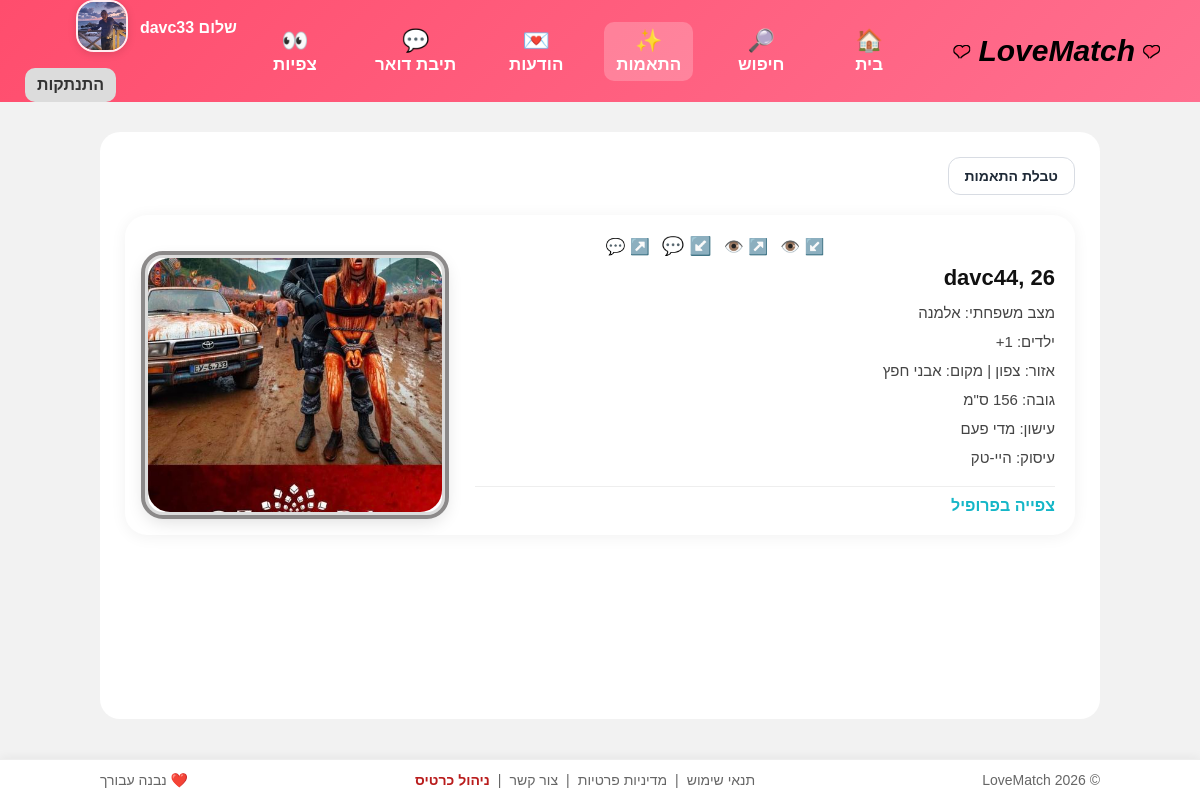
The app's page /?page=advanced_search (signed in) with its own data.
### tables this page shows
CREATE TABLE `user_pics` (
  `Pic_Num` int(11) NOT NULL,
  `Id` int(11) DEFAULT NULL,
  `Pic_Name` varchar(45) DEFAULT NULL,
  `Pic_Title` varchar(45) DEFAULT NULL,
  `Pic_Status` tinyint(1) DEFAULT NULL,
  `Pic_Status_Str` varchar(45) DEFAULT NULL,
  `Main_Pic` tinyint(1) DEFAULT NULL,
  `Main_Pic_Str` varchar(45) DEFAULT NULL
);

CREATE TABLE `users_profile` (
  `Id` int(11) NOT NULL,
  `Open_Date` date DEFAULT NULL,
  `Gender_Id` tinyint(4) DEFAULT NULL,
  `Gender_Str` text DEFAULT NULL,
  `DOB` date DEFAULT NULL,
  `Name` varchar(45) DEFAULT NULL,
  `Pass` varchar(255) DEFAULT NULL,
  `Email` varchar(45) DEFAULT NULL,
  `Zone_Id` tinyint(4) DEFAULT 0,
  `Zone_Str` text DEFAULT NULL,
  `Place_Id` int(11) DEFAULT 0,
  `Place_Str` text DEFAULT NULL,
  `Email_Validation` bit(1) DEFAULT NULL,
  `Family_Status_Id` tinyint(4) DEFAULT 0,
  `Family_Status_Str` text DEFAULT NULL,
  `Economic_Id` tinyint(4) DEFAULT 0,
  `Economic_Str` text DEFAULT NULL,
  `Occupation_Id` tinyint(4) DEFAULT 0,
  `Occupation_Str` text DEFAULT NULL,
  `Childs_Pos_Id` tinyint(4) DEFAULT 0,
  `Childs_Pos_Str` text DEFAULT NULL,
  `Childs_Num_Id` tinyint(4) DEFAULT 0,
  `Childs_Num_Str` text DEFAULT NULL,
  `Education_Id` tinyint(4) DEFAULT NULL,
  `Education_Str` text DEFAULT NULL,
  `Religion_Id` tinyint(4) DEFAULT 0,
  `Religion_Str` text DEFAULT NULL,
  `Religion_Ref_Id` tinyint(4) DEFAULT NULL,
  `Religion_Ref_Str` text DEFAULT NULL,
  `Origin_Id` tinyint(4) DEFAULT NULL,
  `Origin_Str` text DEFAULT NULL,
  `lang1` text DEFAULT NULL,
  `lang2` text DEFAULT NULL,
  `Hobbies` tinytext DEFAULT NULL,
  `Spending` tinytext DEFAULT NULL,
  `Politics_Id` tinyint(4) DEFAULT NULL,
  `Politics_Str` text DEFAULT NULL,
  `Smoking_Habbit_Id` tinyint(4) DEFAULT NULL,
  `Smoking_Habbit_Str` text DEFAULT NULL,
  `Drinking_Habbit_Id` tinyint(4) DEFAULT 0,
  `Drinking_Habbit_Str` text DEFAULT NULL,
  `Vegitrain_Id` tinyint(4) DEFAULT NULL,
  `Vegitrain_Str` text DEFAULT NULL,
  `Height_Id` tinytext DEFAULT NULL,
  `Height_Str` text DEFAULT NULL,
  `Weight_Id` tinyint(4) DEFAULT 0,
  `Weight_Str` text DEFAULT NULL,
  `Hair_Type_Id` tinyint(4) DEFAULT 0,
  `Hair_Type_Str` text DEFAULT NULL,
  `Hair_Color_Id` tinyint(4) DEFAULT 0,
  `Hair_Color_Str` text DEFAULT NULL,
  `Body_Type_Id` tinyint(4) DEFAULT 0,
  `Body_Type_Str` text DEFAULT NULL,
  `Look_Type_Id` tinyint(4) DEFAULT 0,
  `Look_Type_Str` text DEFAULT NULL,
  `Who_Am_I` mediumtext DEFAULT NULL,
  `I_Looking_For` mediumtext DEFAULT NULL,
  `Ideal_Relation_Is` mediumtext DEFAULT NULL,
  `Age` tinyint(4) DEFAULT NULL,
  `Login_Date` date DEFAULT NULL,
  `Login_Time` time DEFAULT NULL,
  `Send_Me_Mail_For_Msg` tinyint(4) DEFAULT 1,
  `Favorite_Movies` text DEFAULT NULL,
  `Favorite_TV` text DEFAULT NULL,
  `Favorite_Books` text DEFAULT NULL,
  `zodiac` text DEFAULT NULL,
  `email_verified` tinyint(1) NOT NULL DEFAULT 0,
  `verification_token` varchar(255) DEFAULT NULL,
  `verification_sent_at` datetime DEFAULT NULL,
  `look_gender` int(11) DEFAULT NULL,
  `Sport` text DEFAULT NULL,
  `last_seen` datetime DEFAULT NULL,
  `Is_Frozen` tinyint(1) NOT NULL DEFAULT 0
);

### advanced_search.php (the view, shortened to what the rows shown need)
<?php
require_once __DIR__ . '/config/config.php';
require_once __DIR__ . '/includes/profile_helpers.php';
$userId = (int)($_SESSION['user_id'] ?? 0);
function e($v): string {
    return htmlspecialchars((string)$v, ENT_QUOTES, 'UTF-8');
}
function pref_json_to_array($value): array {
    if ($value === null || $value === '') {
        return [];
    }
    $decoded = json_decode((string)$value, true);
    return is_array($decoded) ? array_map('strval', $decoded) : [];
}
$currentGenderId = null;
if ($userId > 0) {
    try {
        $stmt = $pdo->prepare("
            SELECT Gender_Id
            FROM users_profile
            WHERE Id = :id
            LIMIT 1
        ");
        $stmt->execute([':id' => $userId]);
        $currentGenderId = $stmt->fetchColumn();
        $currentGenderId = ($currentGenderId !== false) ? (int)$currentGenderId : null;
    } catch (Throwable $e) {
        $currentGenderId = null;
    }
}
$prefs = [
    'age_min'       => 25,
    'age_max'       => 65,
    'height_min'    => 140,
    'height_max'    => 220,
    'children'      => '',
    'zone'          => [],
    'religion'      => [],
    'religion_ref'  => [],
    'smoking'       => [],
    'drinking'      => [],
    'family_status' => [],
    'body_type'     => [],
    'vegitrain'     => [],
];
if ($userId > 0) {
    try {
        $stmt = $pdo->prepare("
            SELECT *
            FROM user_search_preferences
            WHERE user_id = :uid
            LIMIT 1
        ");
        $stmt->execute([':uid' => $userId]);
        $row = $stmt->fetch(PDO::FETCH_ASSOC);
        if ($row) {
            $prefs['age_min']       = isset($row['age_min']) ? (int)$row['age_min'] : 25;
            $prefs['age_max']       = isset($row['age_max']) ? (int)$row['age_max'] : 65;
            $prefs['height_min']    = isset($row['height_min']) ? (int)$row['height_min'] : 140;
            $prefs['height_max']    = isset($row['height_max']) ? (int)$row['height_max'] : 220;
            $prefs['children']      = (string)($row['children'] ?? '');
            foreach (['zone', 'religion', 'religion_ref', 'smoking', 'drinking', 'family_status', 'body_type', 'vegitrain'] as $jsonField) {
                $prefs[$jsonField] = pref_json_to_array($row[$jsonField] ?? null);
            }
        }
    } catch (Throwable $e) {
    }
}
$wantedGenderId = null;
if ($currentGenderId === 1) {
    $wantedGenderId = 2;
} elseif ($currentGenderId === 2) {
    $wantedGenderId = 1;
}
$results = [];
try {
    $sql = "
        SELECT u.*
        FROM users_profile u
        WHERE u.Id <> :me
          AND u.Is_Frozen = 0
    ";
    $params = [
        ':me' => $userId,
    ];
    if ($wantedGenderId !== null) {
        $sql .= " AND u.Gender_Id = :wanted_gender";
        $params[':wanted_gender'] = $wantedGenderId;
    }
    $sql .= "
        AND NOT EXISTS (
            SELECT 1
            FROM blocked_users bu
            WHERE (bu.Id = u.Id AND bu.Blocked_ById = :me)
               OR (bu.Id = :me AND bu.Blocked_ById = u.Id)
        )
    ";
    $sql .= " AND TIMESTAMPDIFF(YEAR, u.DOB, CURDATE()) BETWEEN :age_min AND :age_max";
    $params[':age_min'] = (int)$prefs['age_min'];
    $params[':age_max'] = (int)$prefs['age_max'];
    if (!empty($prefs['zone'])) {
        $placeholders = [];
        foreach (array_values($prefs['zone']) as $i => $val) {
            $ph = ':zone_' . $i;
            $placeholders[] = $ph;
            $params[$ph] = (int)$val;
        }
        $sql .= " AND u.Zone_Id IN (" . implode(',', $placeholders) . ")";
    }
    $sql .= " ORDER BY u.Id DESC LIMIT 40";
    $stmt = $pdo->prepare($sql);
    $stmt->execute($params);
    $results = $stmt->fetchAll(PDO::FETCH_ASSOC);
} catch (Throwable $e) {
    $results = [];
}
?>
<main class="page-shell">
    <section class="search-container">
        <div class="results">
            <?php if (!$results): ?>
                <div class="no-results">לא נמצאו תוצאות</div>
            <?php else: ?>
                <?php foreach ($results as $user): ?>
                    <?php
                    $cardId = '';
                    $cardActionsHtml = '<a href="/?page=profile&id=' . (int)$user['Id'] . '" class="view-card-profile-link">צפייה בפרופיל</a>';
                    $user['Image'] = getMainProfileImage($pdo, (int)$user['Id']);
                    $user['is_online'] = is_user_online($pdo, (int)$user['Id']);
                    include __DIR__ . '/includes/view_card.php';
                    ?>
                <?php endforeach; ?>
            <?php endif; ?>
        </div>
    </section>
</main>

### includes/header.php (shortened to what the rows shown need)
<?php
require_once __DIR__ . '/../config/config.php';
$sessionUserId   = (int)($_SESSION['user_id'] ?? 0);
$sessionUserName = trim((string)($_SESSION['user_name'] ?? ($_SESSION['username'] ?? '')));
$headerAvatar = '/images/default_male.svg';
if ($sessionUserId > 0) {
    try {
        $stmt = $pdo->prepare("
            SELECT Pic_Name
            FROM user_pics
            WHERE Id = :id
              AND Main_Pic = 1
              AND Pic_Status = 1
            LIMIT 1
        ");
        $stmt->execute([':id' => $sessionUserId]);
        $pic = $stmt->fetchColumn();
        if ($pic) {
            $headerAvatar = '/uploads/' . ltrim((string)$pic, '/');
        }
    } catch (Throwable $e) {
    }
}
$isDefaultHeaderAvatar =
    str_contains($headerAvatar, 'default_male.svg') ||
    str_contains($headerAvatar, 'default_female.svg');
?>
<header class="site-header">
    <div class="auth">
        <?php if ($sessionUserId > 0): ?>
            <span class="welcome-user">
                שלום <?= htmlspecialchars($sessionUserName ?: 'משתמש', ENT_QUOTES, 'UTF-8') ?>
            </span>
            <a href="/?page=profile&id=<?= $sessionUserId ?>&edit=1" class="header-avatar-link">
                <img
                    src="<?= htmlspecialchars($headerAvatar, ENT_QUOTES, 'UTF-8') ?>"
                    class="header-avatar<?= $isDefaultHeaderAvatar ? ' header-avatar-default' : '' ?>"
                    alt="תמונת משתמש">
            </a>
            <a href="logout.php" class="auth-btn logout-btn">התנתקות</a>
        <?php else: ?>
            <a href="?page=login" class="auth-btn">התחברות</a>
            <a href="?page=register" class="auth-btn">הרשמה</a>
        <?php endif; ?>
    </div>
</header>

### includes/view_card.php (shortened to what the rows shown need)
<?php
$id         = (int)($user['Id'] ?? 0);
$name       = $user['Name'] ?? '';
$age        = $user['Age'] ?? '';
$family     = $user['Family_Status_Str'] ?? '';
$children   = $user['Childs_Num_Str'] ?? '';
$zone       = $user['Zone_Str'] ?? '';
$place      = $user['Place_Str'] ?? '';
$height     = $user['Height_Str'] ?? '';
$occupation = $user['Occupation_Str'] ?? '';
$smoking    = $user['Smoking_Habbit_Str'] ?? '';
$cardId          = $cardId ?? '';
$cardActionsHtml = $cardActionsHtml ?? '<a href="/?page=profile&id=' . $id . '" class="view-card-profile-link">צפייה בפרופיל</a>';
$img = $user['Image'] ?? '/images/no_photo.jpg';
$viewed_me    = false;
$viewed_by_me = false;
$msg_in       = false;
$msg_out      = false;
if (!empty($pdo) && $id > 0 && !empty($session_user_id) && (int)$session_user_id > 0) {
    try {
        $stmtViewIn = $pdo->prepare("
            SELECT 1
            FROM views
            WHERE Id = :me
              AND ById = :other
              AND (Deleted_By_Id = 0 OR Deleted_By_Id IS NULL)
            LIMIT 1
        ");
        $stmtViewIn->execute([
            ':me'    => (int)$session_user_id,
            ':other' => $id
        ]);
        $viewed_me = (bool)$stmtViewIn->fetchColumn();
        $stmtViewOut = $pdo->prepare("
            SELECT 1
            FROM views
            WHERE Id = :other
              AND ById = :me
              AND (Deleted_By_ById = 0 OR Deleted_By_ById IS NULL)
            LIMIT 1
        ");
        $stmtViewOut->execute([
            ':me'    => (int)$session_user_id,
            ':other' => $id
        ]);
        $viewed_by_me = (bool)$stmtViewOut->fetchColumn();
        $stmtMsgIn = $pdo->prepare("
            SELECT 1
            FROM messages
            WHERE Id = :me
              AND ById = :other
              AND (Deleted_By_Id = 0 OR Deleted_By_Id IS NULL)
            LIMIT 1
        ");
        $stmtMsgIn->execute([
            ':me'    => (int)$session_user_id,
            ':other' => $id
        ]);
        $msg_in = (bool)$stmtMsgIn->fetchColumn();
        $stmtMsgOut = $pdo->prepare("
            SELECT 1
            FROM messages
            WHERE Id = :other
              AND ById = :me
              AND (Deleted_By_ById = 0 OR Deleted_By_ById IS NULL)
            LIMIT 1
        ");
        $stmtMsgOut->execute([
            ':me'    => (int)$session_user_id,
            ':other' => $id
        ]);
        $msg_out = (bool)$stmtMsgOut->fetchColumn();
    } catch (Throwable $e) {
        $viewed_me = false;
        $viewed_by_me = false;
        $msg_in = false;
        $msg_out = false;
    }
}
?>
<div class="view-card" <?= $cardId !== '' ? ' id="' . e($cardId) . '"' : '' ?>>
    <div class="view-card-media">
        <img src="<?= e($img) ?>" alt="<?= e($name) ?>" class="view-card-image">
    </div>
    <div class="view-card-content">
        <?php if ($viewed_me || $viewed_by_me || $msg_in || $msg_out): ?>
            <div class="view-card-icons">
                <?php if ($viewed_me): ?>
                    <span title="צפתה בי">↙️ 👁️</span>
                <?php endif; ?>
                <?php if ($viewed_by_me): ?>
                    <span title="צפיתי בה">↗️ 👁️</span>
                <?php endif; ?>
                <?php if ($msg_in): ?>
                    <span class="icon-with-badge" title="שלחה לי הודעה">
                        ↙️ 💬
                    </span>
                <?php endif; ?>
                <?php if ($msg_out): ?>
                    <span title="שלחתי לה הודעה">↗️ 💬</span>
                <?php endif; ?>
            </div>
        <?php endif; ?>
        <div class="view-card-name">
            <?= e($name) ?><?= ($age !== '' && $age !== null) ? ', ' . (int)$age : '' ?>
        </div>
        <?php if (!empty($family)): ?>
            <div class="view-card-detail">מצב משפחתי: <?= e($family) ?></div>
        <?php endif; ?>
        <div class="view-card-detail">
            ילדים:
            <?= ($children === '' || $children === '0') ? 'ללא' : e($children) . '+' ?>
        </div>
        <?php if (!empty($zone) || !empty($place)): ?>
            <div class="view-card-detail">
                <?php if (!empty($zone)): ?>
                    אזור: <?= e($zone) ?>
                <?php endif; ?>
                <?php if (!empty($zone) && !empty($place)): ?>
                    |
                <?php endif; ?>
                <?php if (!empty($place)): ?>
                    מקום: <?= e($place) ?>
                <?php endif; ?>
            </div>
        <?php endif; ?>
        <?php if (!empty($height)): ?>
            <div class="view-card-detail">גובה: <?= e($height) ?></div>
        <?php endif; ?>
        <?php if (!empty($smoking)): ?>
            <div class="view-card-detail">עישון: <?= e($smoking) ?></div>
        <?php endif; ?>
        <?php if (!empty($occupation)): ?>
            <div class="view-card-detail">עיסוק: <?= e($occupation) ?></div>
        <?php endif; ?>
        <div class="view-card-actions">
            <?= $cardActionsHtml ?>
        </div>
    </div>
</div>

### records on screen
user_pics: Pic_Name (picture)
users_profile: Name "davc44", age "26", Family_Status_Str "אלמנה", Childs_Num_Str "1", Zone_Str "צפון", Place_Str "אבני חפץ", Height_Str "156 ס\"מ", Smoking_Habbit_Str "מדי פעם", Occupation_Str "היי-טק"

### other values on screen
$item['icon'] "🏠"
$item['label'] "בית"
$item['icon'] "🔎"
$item['label'] "חיפוש"
$item['icon'] "✨"
$item['label'] "התאמות"
$item['icon'] "💌"
$item['label'] "הודעות"
$item['icon'] "💬"
$item['label'] "תיבת דואר"
$item['icon'] "👀"
$item['label'] "צפיות"
$sessionUserName ?: 'משתמש' "davc33"
